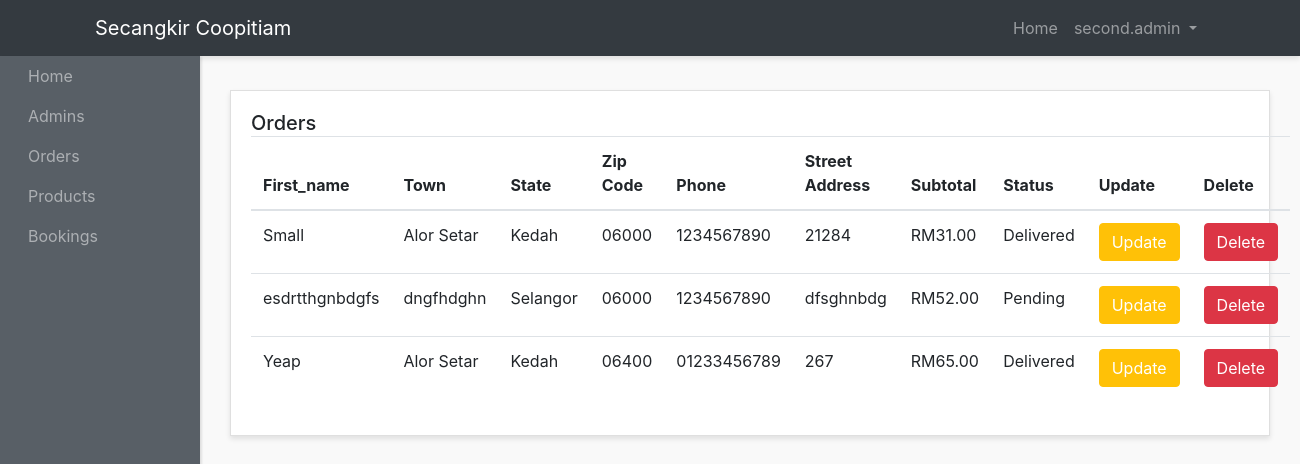
/admin-panel/orders-admins/show-orders.php (signed in), run on the app's committed database.
### tables this page shows
CREATE TABLE `orders` (
  `id` int(10) NOT NULL,
  `first_name` varchar(200) NOT NULL,
  `last_name` varchar(200) NOT NULL,
  `state` varchar(200) NOT NULL,
  `street_address` varchar(200) NOT NULL,
  `town` varchar(200) NOT NULL,
  `zip_code` varchar(20) NOT NULL,
  `phone` varchar(20) NOT NULL,
  `user_id` int(10) NOT NULL,
  `status` varchar(200) NOT NULL,
  `total_price` int(10) NOT NULL,
  `created_at` timestamp NOT NULL DEFAULT current_timestamp()
);

### admin-panel/orders-admins/show-orders.php (the view, shortened to what this page needs)
<?php require "../layouts/header.php"; ?>
<?php require "../../config/config.php"; ?>
<?php
  $orders = $conn->query("SELECT * FROM orders");
  $orders->execute();
  $allOrders = $orders->fetchAll(PDO::FETCH_OBJ);
?>
      <div class="row">
        <div class="col">
          <div class="card">
            <div class="card-body">
              <h5 class="card-title mb-4 d-inline">Orders</h5>
              <table class="table">
                <thead>
                  <tr>
                    <th scope="col">First_name</th>
                    <th scope="col">Town</th>
                    <th scope="col">State</th>
                    <th scope="col">Zip Code</th>
                    <th scope="col">Phone</th>
                    <th scope="col">Street Address</th>
                    <th scope="col">Subtotal</th>
                    <th scope="col">Status</th>
                    <th scope="col">Update</th>
                    <th scope="col">Delete</th>
                  </tr>
                </thead>
                <tbody>
                  <?php foreach($allOrders as $order) : ?>
                  <tr>
                    <td><?php echo $order->first_name; ?></td>
                    <td><?php echo $order->town; ?></td>
                    <td><?php echo $order->state; ?></td>
                    <td>
                    <?php echo $order->zip_code; ?>
                    </td>
                    <td><?php echo $order->phone; ?></td>
                    <td>
                    <?php echo $order->street_address; ?>
                    </td>
                    <td>RM<?php echo number_format($order->total_price, 2) ; ?></td>
                    <td><?php echo $order->status; ?></td>
                    <td><a href="change-status.php?id=<?php echo $order->id; ?>" class="btn btn-warning  text-white text-center ">Update</a></td>
                    <td>
                        <a href="delete-orders.php?id=<?php echo $order->id; ?>"
                          class="btn btn-danger text-center"
                          onclick="return confirm('Are you sure you want to delete this order?');">
                          Delete
                        </a>
                    </td>
                  </tr>
                 <?php endforeach; ?>
                </tbody>
              </table>
            </div>
          </div>
        </div>
<?php require "../layouts/footer.php"; ?>

### admin-panel/styles/style.css (style rules this page uses)
body { background:#f9f9f9; }
.card { margin-bottom: 15px; border-radius:0; box-shadow: 0 3px 5px rgba(0,0,0,.1); }

### data on the page
orders: first_name "Small", town "Alor Setar", state "Kedah", zip_code "06000", phone "1234567890", street_address "21284", total_price "31.00", status "Delivered"
orders: first_name "esdrtthgnbdgfs", town "dngfhdghn", state "Selangor", zip_code "06000", phone "1234567890", street_address "dfsghnbdg", total_price "52.00", status "Pending"
orders: first_name "Yeap", town "Alor Setar", state "Kedah", zip_code "06400", phone "01233456789", street_address "267", total_price "65.00", status "Delivered"

### other printed values
$_SESSION['admin_name'] "second.admin"
